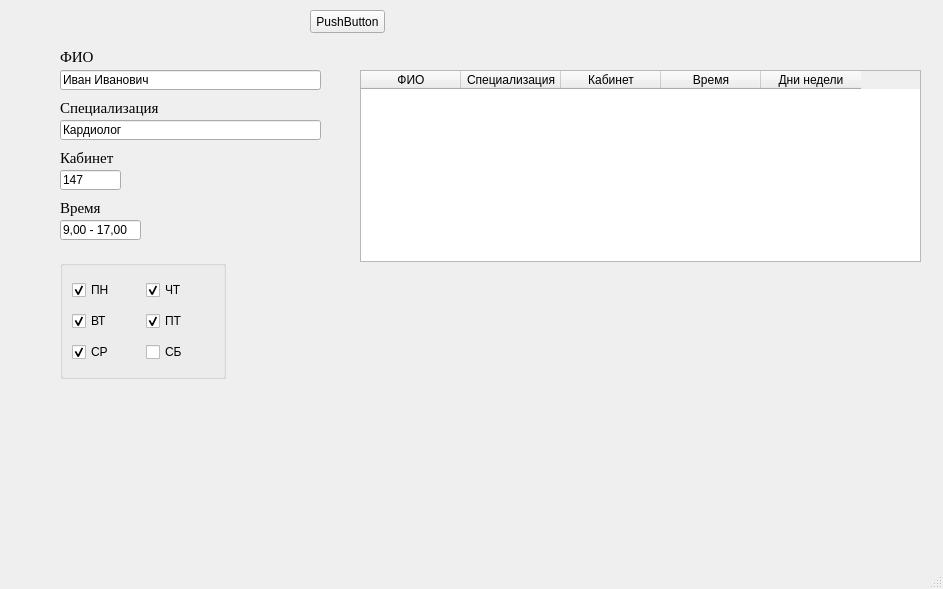
<?xml version="1.0" encoding="UTF-8"?>
<ui version="4.0">
 <class>MainWindow</class>
 <widget class="QMainWindow" name="MainWindow">
  <property name="geometry">
   <rect>
    <x>0</x>
    <y>0</y>
    <width>943</width>
    <height>589</height>
   </rect>
  </property>
  <property name="windowTitle">
   <string>MainWindow</string>
  </property>
  <widget class="QWidget" name="centralwidget">
   <widget class="QLineEdit" name="lineEdit">
    <property name="geometry">
     <rect>
      <x>60</x>
      <y>70</y>
      <width>261</width>
      <height>20</height>
     </rect>
    </property>
    <property name="text">
     <string>Иван Иванович</string>
    </property>
   </widget>
   <widget class="QLabel" name="label">
    <property name="geometry">
     <rect>
      <x>60</x>
      <y>50</y>
      <width>47</width>
      <height>13</height>
     </rect>
    </property>
    <property name="font">
     <font>
      <family>Times New Roman</family>
      <pointsize>11</pointsize>
     </font>
    </property>
    <property name="text">
     <string>ФИО</string>
    </property>
   </widget>
   <widget class="QLabel" name="label_2">
    <property name="geometry">
     <rect>
      <x>60</x>
      <y>100</y>
      <width>101</width>
      <height>16</height>
     </rect>
    </property>
    <property name="font">
     <font>
      <family>Times New Roman</family>
      <pointsize>11</pointsize>
     </font>
    </property>
    <property name="text">
     <string>Специализация</string>
    </property>
   </widget>
   <widget class="QLineEdit" name="lineEdit_2">
    <property name="geometry">
     <rect>
      <x>60</x>
      <y>120</y>
      <width>261</width>
      <height>20</height>
     </rect>
    </property>
    <property name="text">
     <string>Кардиолог</string>
    </property>
   </widget>
   <widget class="QLineEdit" name="lineEdit_3">
    <property name="geometry">
     <rect>
      <x>60</x>
      <y>170</y>
      <width>61</width>
      <height>20</height>
     </rect>
    </property>
    <property name="text">
     <string>147</string>
    </property>
   </widget>
   <widget class="QLabel" name="label_3">
    <property name="geometry">
     <rect>
      <x>60</x>
      <y>150</y>
      <width>101</width>
      <height>16</height>
     </rect>
    </property>
    <property name="font">
     <font>
      <family>Times New Roman</family>
      <pointsize>11</pointsize>
     </font>
    </property>
    <property name="text">
     <string>Кабинет</string>
    </property>
   </widget>
   <widget class="QPushButton" name="pushButton">
    <property name="geometry">
     <rect>
      <x>310</x>
      <y>10</y>
      <width>75</width>
      <height>23</height>
     </rect>
    </property>
    <property name="text">
     <string>PushButton</string>
    </property>
   </widget>
   <widget class="QTableWidget" name="tableWidget">
    <property name="geometry">
     <rect>
      <x>360</x>
      <y>70</y>
      <width>561</width>
      <height>192</height>
     </rect>
    </property>
    <attribute name="horizontalHeaderMinimumSectionSize">
     <number>50</number>
    </attribute>
    <column>
     <property name="text">
      <string>ФИО</string>
     </property>
    </column>
    <column>
     <property name="text">
      <string>Специализация</string>
     </property>
    </column>
    <column>
     <property name="text">
      <string>Кабинет</string>
     </property>
    </column>
    <column>
     <property name="text">
      <string>Время</string>
     </property>
    </column>
    <column>
     <property name="text">
      <string>Дни недели</string>
     </property>
    </column>
   </widget>
   <widget class="QLineEdit" name="lineEdit_4">
    <property name="geometry">
     <rect>
      <x>60</x>
      <y>220</y>
      <width>81</width>
      <height>20</height>
     </rect>
    </property>
    <property name="text">
     <string>9,00 - 17,00</string>
    </property>
   </widget>
   <widget class="QLabel" name="label_4">
    <property name="geometry">
     <rect>
      <x>60</x>
      <y>200</y>
      <width>101</width>
      <height>16</height>
     </rect>
    </property>
    <property name="font">
     <font>
      <family>Times New Roman</family>
      <pointsize>11</pointsize>
     </font>
    </property>
    <property name="text">
     <string>Время</string>
    </property>
   </widget>
   <widget class="QGroupBox" name="groupBox">
    <property name="geometry">
     <rect>
      <x>60</x>
      <y>260</y>
      <width>166</width>
      <height>119</height>
     </rect>
    </property>
    <property name="title">
     <string/>
    </property>
    <property name="flat">
     <bool>false</bool>
    </property>
    <layout class="QGridLayout" name="gridLayout">
     <item row="0" column="0">
      <widget class="QCheckBox" name="checkBox">
       <property name="text">
        <string>ПН</string>
       </property>
       <property name="checked">
        <bool>true</bool>
       </property>
      </widget>
     </item>
     <item row="0" column="1">
      <widget class="QCheckBox" name="checkBox_6">
       <property name="text">
        <string>ЧТ</string>
       </property>
       <property name="checked">
        <bool>true</bool>
       </property>
      </widget>
     </item>
     <item row="1" column="0">
      <widget class="QCheckBox" name="checkBox_3">
       <property name="text">
        <string>ВТ</string>
       </property>
       <property name="checked">
        <bool>true</bool>
       </property>
      </widget>
     </item>
     <item row="1" column="1">
      <widget class="QCheckBox" name="checkBox_5">
       <property name="text">
        <string>ПТ</string>
       </property>
       <property name="checked">
        <bool>true</bool>
       </property>
      </widget>
     </item>
     <item row="2" column="0">
      <widget class="QCheckBox" name="checkBox_2">
       <property name="text">
        <string>СР</string>
       </property>
       <property name="checked">
        <bool>true</bool>
       </property>
      </widget>
     </item>
     <item row="2" column="1">
      <widget class="QCheckBox" name="checkBox_4">
       <property name="text">
        <string>СБ</string>
       </property>
      </widget>
     </item>
    </layout>
   </widget>
  </widget>
  <widget class="QMenuBar" name="menubar">
   <property name="geometry">
    <rect>
     <x>0</x>
     <y>0</y>
     <width>943</width>
     <height>21</height>
    </rect>
   </property>
  </widget>
  <widget class="QStatusBar" name="statusbar"/>
 </widget>
 <resources/>
 <connections/>
</ui>
